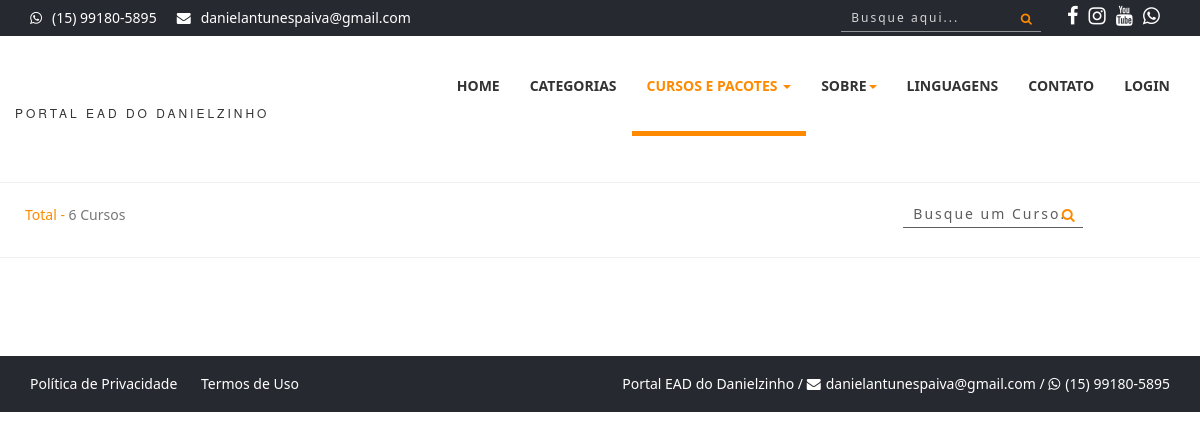
Screenshot of /lista-cursos-2022.php with the database file from the repository.
### tables this page shows
CREATE TABLE `config` (
  `id` int(11) NOT NULL,
  `nome_sistema` varchar(50) NOT NULL,
  `email_sistema` varchar(50) NOT NULL,
  `tel_sistema` varchar(20) NOT NULL,
  `cnpj_sistema` varchar(25) DEFAULT NULL,
  `tipo_chave_pix` varchar(25) DEFAULT NULL,
  `chave_pix` varchar(100) DEFAULT NULL,
  `logo` varchar(20) NOT NULL,
  `icone` varchar(20) NOT NULL,
  `logo_rel` varchar(20) NOT NULL,
  `qrcode_pix` varchar(20) DEFAULT NULL,
  `facebook` varchar(120) DEFAULT NULL,
  `instagram` varchar(120) DEFAULT NULL,
  `youtube` varchar(120) DEFAULT NULL,
  `itens_pag` int(11) NOT NULL,
  `video_sobre` varchar(100) NOT NULL,
  `itens_relacionados` int(11) NOT NULL,
  `aulas_liberadas` int(11) NOT NULL,
  `desconto_pix` int(11) NOT NULL,
  `email_adm_mat` varchar(5) DEFAULT NULL,
  `cartoes_fidelidade` int(11) NOT NULL,
  `taxa_boleto` decimal(8,2) NOT NULL,
  `taxa_mp` decimal(8,2) NOT NULL,
  `taxa_paypal` decimal(8,2) NOT NULL,
  `valor_max_cartao` decimal(8,2) NOT NULL,
  `total_emails_por_envio` int(11) NOT NULL,
  `intervalo_envio_email` int(11) NOT NULL,
  `script_dia` date DEFAULT NULL,
  `dias_email_matricula` int(11) NOT NULL,
  `dias_excluir_matricula` int(11) NOT NULL
);

### sistema/conexao.php (called while the page is built, shortened)
<?php
$servidor = 'localhost';
$banco = 'portalead';
$usuario = 'root';
$senha = '';
$nome_sistema = 'Portal EAD do Danielzinho';
$email_sistema = 'danielantunespaiva@gmail.com';
$tel_sistema = '(15) 99180-5895';
try {
    $pdo = new PDO("mysql:dbname=$banco; host=$servidor", "$usuario", "$senha");
} catch (Throwable $th) {
    echo 'Erro ao conectar ao banco de dados! <br><br>' . $th;
}
$query = $pdo->query("SELECT * FROM config");
$res = $query->fetchAll(PDO::FETCH_ASSOC);
$total_reg = @count($res);
if ($total_reg == 0) {
    $pdo->query("INSERT into config SET nome_sistema = '$nome_sistema', email_sistema = '$email_sistema', tel_sistema = '$tel_sistema', logo = 'logo.png', icone = 'favicon.ico', logo_rel = 'logo.jpg', itens_pag = '12', cartoes_fidelidade = '5', valor_max_cartao = '100', total_emails_por_envio = '480', intervalo_envio_email = '70', dias_email_matricula = '3', dias_excluir_matricula = '30', script_dia = curDate()");
} else {
    $nome_sistema = $res[0]['nome_sistema'];
    $email_sistema = $res[0]['email_sistema'];
    $facebook_sistema = $res[0]['facebook'];
    $instagram_sistema = $res[0]['instagram'];
    $youtube_sistema = $res[0]['youtube'];
}
?>

### cabecalho.php (the view, shortened to what this page needs)
<?php
require_once('sistema/conexao.php');
$login = 'Login';
$painel = 'sistema/';
$index = '';
$categorias = '';
$cursos = '';
$sobre = '';
$linguagens = '';
$contatos = '';
$url = basename($_SERVER['PHP_SELF'], '.php');
if($url == 'index') {
    $index = 'active';
} else if ($url == 'categorias') {
    $categorias = 'active';
} else if ($url == 'linguagens') {
    $linguagens = 'active';
} else if ($url == 'cursos' || $url == 'lista-cursos' || $url == 'pacotes' || $url == 'formacoes' || $url == 'sistemas' || $url == 'lista-cursos-2021' || $url == 'lista-cursos-2022') {
    $cursos = 'active';
} else if ($url == 'sobre' || $url == 'planos' || $url == 'parcerias' || $url == 'perguntas' || $url == 'politica' || $url == 'termos') {
    $sobre = 'active';
} else if ($url == 'contatos') {
    $contatos = 'active';
}
?>
<!DOCTYPE html>
<html>
<head>
    <link rel="stylesheet" href="https://cdnjs.cloudflare.com/ajax/libs/font-awesome/4.5.0/css/font-awesome.min.css">
    <link rel="stylesheet" href="scss/main.css">
    <link rel="stylesheet" href="scss/skin.css">
    <link rel="stylesheet" href="scss/card.css">
    <link rel="stylesheet" href="scss/curso.css">
</head>
<body id="wrapper">
    <section id="top-header">
        <div class="container">
            <div class="row">
                <div class="col-md-7 col-sm-7 col-xs-7 top-header-links">
                    <ul class="contact_links">
                        <li><i class="fa fa-whatsapp"></i><a href="http://api.whatsapp.com/send?1=pt_BR&phone=55<?php echo $tel_sistema ?>" target="_blank"><?php echo $tel_sistema ?></a></li>
                        <li><i class="fa fa-envelope"></i><a href="#"><?php echo $email_sistema ?></a></li>
                    </ul>
                </div>
                <div class="col-md-5 col-sm-12 col-xs-12 social">
                    <ul class="social_links">
                        <li><a href="<?php echo $facebook_sistema ?>" title="Nossa Página no Facebook" target="_blank"><i class="fa fa-facebook"></i></a></li>
                        <li><a href="<?php echo $instagram_sistema ?>" title="Nossa Página no Instagram" target="_blank"><i class="fa fa-instagram"></i></a></li>
                        <li><a href="<?php echo $youtube_sistema ?>" title="Nosso canal no Youtube" target="_blank"><i class="fa fa-youtube"></i></a></li>
                        <li><a href="http://api.whatsapp.com/send?1=pt_BR&phone=55<?php echo $tel_sistema ?>" title="Chamar no Whatsapp" target="_blank"><i class="fa fa-whatsapp"></i></a></li>
                    </ul>
                    <div class="search-box social_links">
                        <button class="btn-search"><i class="fa fa-search"></i></button>
                        <input  onkeyup="listarCab()" type="text" name="buscar_cab" id="buscar_cab" class="input-search" placeholder="Busque aqui...">
                    </div>
                </div>
            </div>
        </div>
    </section>
    <header>
        <nav class="navbar navbar-inverse" style="z-index: 1000">
            <div class="container">
                <div class="row">
                    <div class="navbar-header">
                        <a class="navbar-brand" href="./">
                            <h1> <img src="sistema/img/logo.png" alt="" width="60px">
                            </h1><span><?php echo $nome_sistema ?></span>
                        </a>
                    </div>
                    <div id="navbar" class="collapse navbar-collapse navbar-right">
                        <ul class="nav navbar-nav">
                            <li class="<?php echo $index ?>"><a href="./">Home</a></li>
                            <li class="<?php echo $categorias ?>"><a href="categorias">Categorias</a></li>
                            <li class="dropdown <?php echo $cursos ?>">
                                <a href="#" class="dropdown-toggle" data-toggle="dropdown" role="button" aria-haspopup="true" aria-expanded="false">Cursos e Pacotes <span class="caret"></span></a>
                            </li>
                            <li class="dropdown <?php echo $sobre ?>">
                                <a href="#" class="dropdown-toggle" data-toggle="dropdown" role="button" aria-haspopup="true" aria-expanded="false">Sobre<span class="caret"></span></a>
                            </li>
                            <li class="<?php echo $linguagens ?>"><a href="linguagens">Linguagens</a></li>
                            <li class="<?php echo $contatos ?>"><a href="contatos">Contato</a></li>
                            <li><a href="<?php echo $painel ?>"><?php echo $login ?></a></li>
                        </ul>
                    </div>
                </div>
            </div>
        </nav>
    </header>
    <div id="area-conteudo">

### rodape.php (shortened to what this page needs)
<?php
require_once('sistema/conexao.php');
?>
</div>
<section id="bottom-footer">
    <div class="container">
        <div class="row">
            <div class="col-md-6 col-sm-6 col-xs-12 btm-footer-links ocultar-mobile">
                <a href="politica">Política de Privacidade</a>
                <a href="termos">Termos de Uso</a>
            </div>
            <div class="col-md-6 col-sm-6 col-xs-12 copyright">
                <span class="cor-branca ocultar-mobile"><?php echo $nome_sistema ?> / </span> <i class="fa fa-envelope" style="color:#FFF; margin-right:5px"> </i><a href="#" style="color:#FFF"><?php echo $email_sistema ?></a> / <i class="fa fa-whatsapp" style="color:#FFF; margin-right:5px"></i><a href="http://api.whatsapp.com/send?1=pt_BR&phone=55<?php echo $tel_sistema ?>" target="_blank" style="color:#FFF"><?php echo $tel_sistema ?></a>
            </div>
        </div>
    </div>
</section>
</html>

### scss/card.css (style rules this page uses)
* { -webkit-box-sizing: border-box; box-sizing: border-box; }

### rows the page displays
config: email_sistema "danielantunespaiva@gmail.com", nome_sistema "PORTAL EAD DO DANIELZINHO", nome_sistema "Portal EAD do Danielzinho"

### other values shown
$tel_sistema "(15) 99180-5895"
$login "LOGIN"
$total_reg "6"
